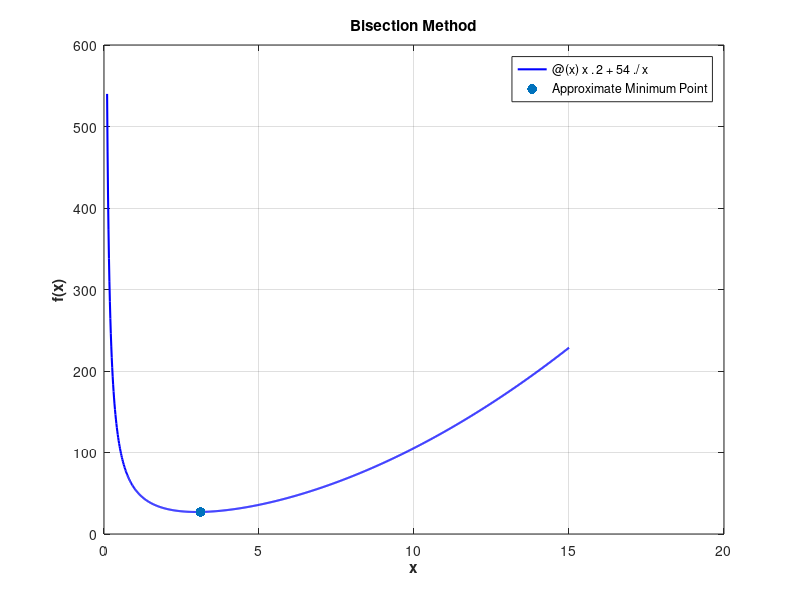

MATLAB code to generate this figure:
% Bisection Method 
% Matlab version R2018b and R2022a
% Date: 27th October, 2018
% Date: 5th November, 2023
clc 
clear
% Bisection Method

a = 0.1;  % Lower bound
b = 15;   % Upper bound
eps = 1e-3;  % Small number 

x_p = linspace(a, b, 1000);  % points for plotting the function

% Function to minimize
f = @(x) x.^2 + 54./x;

% Function to determine the value of 'dx'
dx = @(x) abs(x) > 0.01 .* 0.01 .* abs(x) + (abs(x) <= 0.01) .* 0.0001;

% Function to calculate first derivative of the function
fdx = @(x) (f(x + dx(x)) - f(x - dx(x))) ./ (2 .* dx(x));

x1 = a;  % Beginning of search space
x2 = b;  % End of search space
z = 0.5 .* (x1 + x2);  % Mid-point of the search space

% Initialization
fx1 = f(x1);
fx2 = f(x2);
fz = f(z);
fdz = fdx(z);

while abs(fdz) > eps
    if fdz < 0
        x1 = z;
    elseif fdz > 0
        x2 = z;
    end
    z = 0.5 .* (x1 + x2);
    fx1 = f(x1);
    fx2 = f(x2);
    fz = f(z);
    fdz = fdx(z);
end

fprintf('The approximate minimum point and the value respectively are: %f and %f\n', z, fz);

% Plot the function
figure;
plot(x_p, f(x_p), 'b', 'LineWidth', 1.5,'DisplayName', func2str (f));
xlabel('x', 'FontWeight', 'bold');
ylabel('f(x)', 'FontWeight', 'bold');
grid on;
title('Bisection Method', 'FontWeight', 'bold');
hold on;
scatter(z, fz, 50, 'red', 'filled', 'DisplayName', 'Approximate Minimum Point');
legend('Location', 'Best');
saveas(gcf, 'Bisection_Method.png', 'png');
